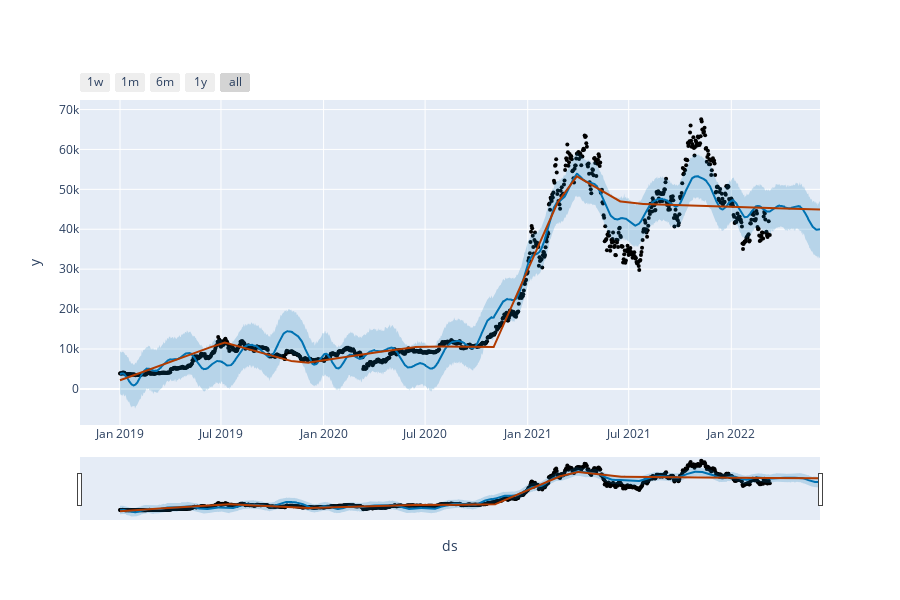

The notebook cell this image was saved under:
### Code cell
yfp_obj.plotly_plot()

### Figure 1 — Plotly figure (JSON) as saved in the notebook; plotly's stock layout.template omitted (floating-point values rounded to 4 significant figures; data arrays with more than 128 entries replaced by an {"elided": "..."} marker saying what was removed)
{"data": [{"marker": {"color": "black", "size": 4}, "mode": "markers", "name": "Actual", "type": "scatter", "x": {"elided": "1165 str values"}, "y": {"elided": "1165 float values"}}, {"hoverinfo": "skip", "line": {"width": 0}, "mode": "lines", "type": "scatter", "x": {"elided": "1255 str values"}, "y": {"elided": "1255 float values"}}, {"fill": "tonexty", "fillcolor": "rgba(0, 114, 178, 0.2)", "line": {"color": "#0072B2", "width": 2}, "mode": "lines", "name": "Predicted", "type": "scatter", "x": {"elided": "1255 str values"}, "y": {"elided": "1255 float values"}}, {"fill": "tonexty", "fillcolor": "rgba(0, 114, 178, 0.2)", "hoverinfo": "skip", "line": {"width": 0}, "mode": "lines", "type": "scatter", "x": {"elided": "1255 str values"}, "y": {"elided": "1255 float values"}}, {"line": {"color": "#B23B00", "width": 2}, "mode": "lines", "name": "Trend", "type": "scatter", "x": {"elided": "1255 str values"}, "y": {"elided": "1255 float values"}}], "layout": {"height": 600, "showlegend": false, "width": 900, "xaxis": {"autorange": true, "range": ["2018-10-21 06:51:25.7143", "2022-06-09"], "rangeselector": {"buttons": [{"count": 7, "label": "1w", "step": "day", "stepmode": "backward"}, {"count": 1, "label": "1m", "step": "month", "stepmode": "backward"}, {"count": 6, "label": "6m", "step": "month", "stepmode": "backward"}, {"count": 1, "label": "1y", "step": "year", "stepmode": "backward"}, {"step": "all"}]}, "rangeslider": {"autorange": true, "range": ["2018-10-21 06:51:25.7143", "2022-06-09"], "visible": true, "yaxis": {"_template": null, "rangemode": "match"}}, "title": {"text": "ds"}, "type": "date"}, "yaxis": {"autorange": true, "range": [-9048.0, 72390.0], "title": {"text": "y"}, "type": "linear"}}}
